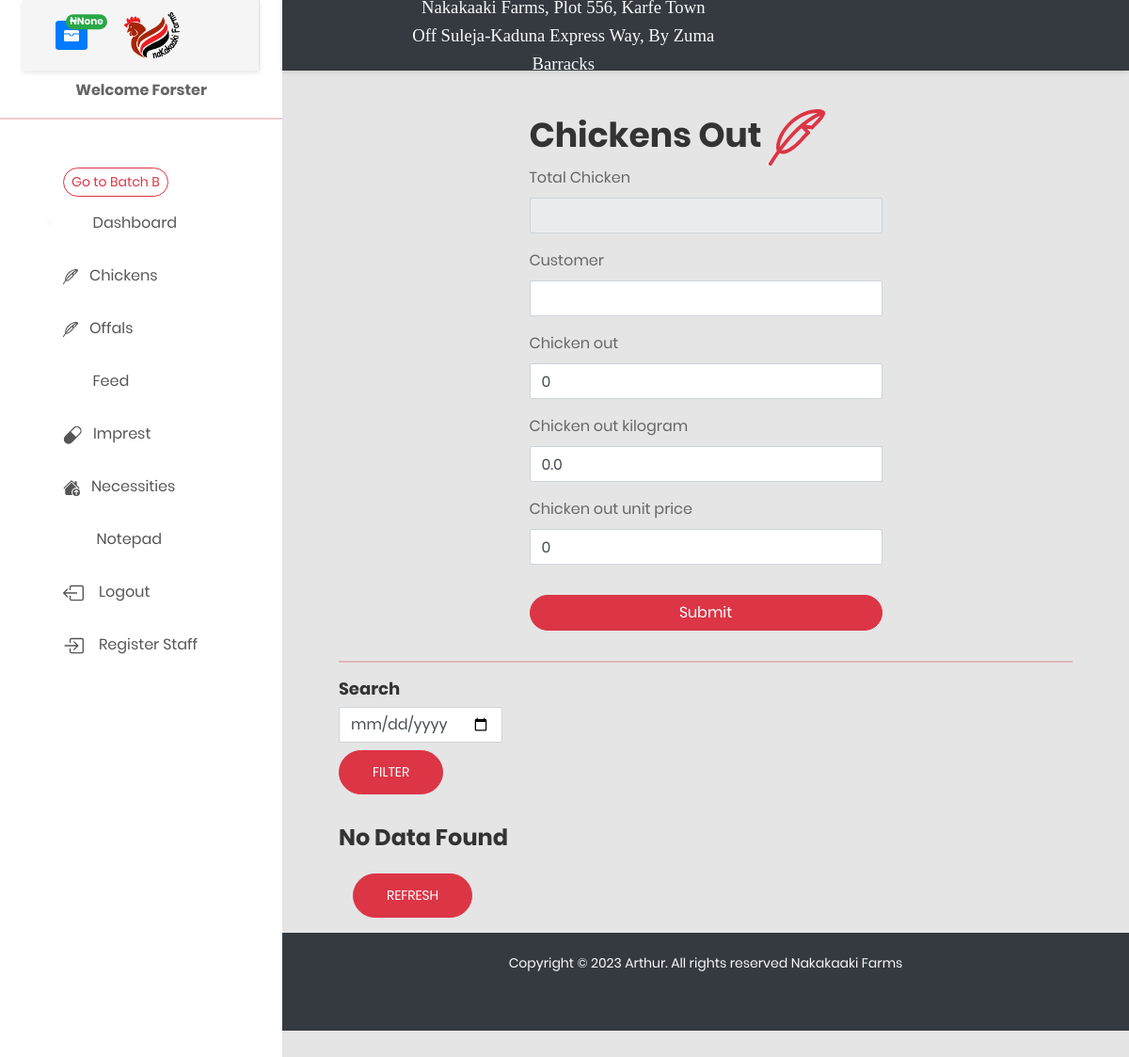
The page /chickens_out/ (signed in) on the database as committed earlier.
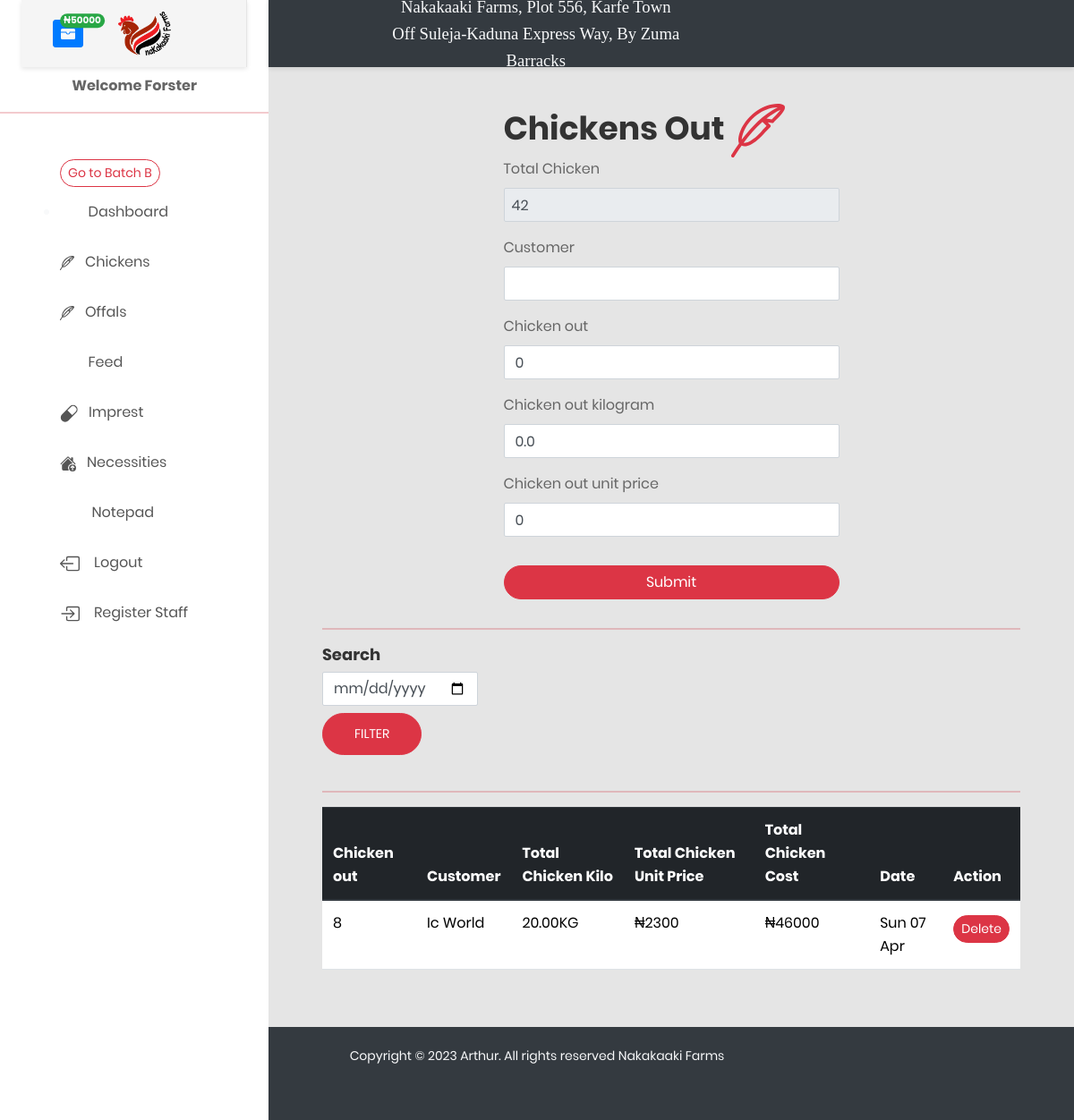
The same page on the database as committed later.
### poultry/models.py (models this page shows)
class ChickenFigures(models.Model):
    user = models.ForeignKey(User, on_delete=models.DO_NOTHING, null=True, blank=True)
    customer_rank = models.CharField(max_length=100, null=True, blank=True,)
    customer = models.CharField(max_length=100, null=True, blank=True,)
    chicken_in = models.IntegerField(default=0, null=True, blank=True)
    chicken_out = models.IntegerField(default=0, null=True, blank=True)
    chicken_mortality = models.IntegerField(default=0, null=True, blank=True)
    chicken_slaughtered = models.IntegerField(default=0, null=True, blank=True)
    chicken_out_kilogram = models.DecimalField(default=0.0, decimal_places=2, max_digits=6, null=True, blank=True)
    chicken_out_unit_price = models.IntegerField(default=0, null=True, blank=True)
    chicken_out_total_cost = models.IntegerField(default=0, null=True, blank=True)
    total_chicken = models.IntegerField(null=True, blank=True, default=0)
    date = models.DateTimeField(auto_now_add=True)

### poultry/views.py (the view)
# urls.py: path('chickens_out/', views.chickens_out, name='chickens_out'),
def chickens_out(request):
    if not request.user.is_authenticated:
        messages.error(request, ' Please Login to Continue')
        return redirect('login')
    imprest = Imprest.objects.values_list('total_imprest', flat=True).last()
    overview = ChickenFigures.objects.all().order_by('-date')
    total_chicken_num = ChickenFigures.objects.values_list('total_chicken', flat=True).last()
    chicken_out_total_cost_num = ChickenFigures.objects.values_list('chicken_out_total_cost', flat=True).last()
    print(chicken_out_total_cost_num)
    chicken_in_calculate = ChickenFigures.objects.aggregate(cal=Sum('chicken_in'))
    total2 = ColdRoomIn.objects.values_list('total_coldroom', flat=True).last()
    date = ''
    queryset = ''
    if request.method == 'GET':
        date = request.GET.get('date')
        print(date)
        if date:
            queryset = ChickenFigures.objects.filter(date__icontains=date)
            print(queryset)
        else:
            date = None
            queryset = ChickenFigures.objects.all()
    if request.method == 'POST':
        form = ChickenOutForm(request.POST)
        if form.is_valid():
            customer1 = form.cleaned_data['customer']
            instance = form.save(commit=False)
            if instance.chicken_out_kilogram > 0 and instance.chicken_out_unit_price > 0 and instance.chicken_out > 0 and instance.customer is not None and instance.total_chicken is not None:
                if instance.chicken_out < total_chicken_num:
                    total_chicken_num -= instance.chicken_out
                    chicken_out_total_cost_num = instance.chicken_out_kilogram * instance.chicken_out_unit_price
                    tot1 = ChickenFigures(total_chicken=total_chicken_num, chicken_out=instance.chicken_out,
                                      chicken_out_total_cost=chicken_out_total_cost_num,
                                      chicken_out_kilogram=instance.chicken_out_kilogram,
                                      chicken_out_unit_price=instance.chicken_out_unit_price, customer=instance.customer, customer_rank=customer1)
                    tot2 = CustomerRank(customer_rk=customer1)
                    tot2.save()
                    tot1.save()
                    messages.success(request, f'Total cost of chickens out is ₦{chicken_out_total_cost_num}')
                    return redirect('.')
                if instance.chicken_out == 1 and total_chicken_num >= instance.chicken_out:
                    messages.error(request, f'{instance.chicken_out} Chicken has been taken out.')
                    return redirect('.')
                elif 1 <= instance.chicken_out <= total_chicken_num:
                    messages.error(request, f'{instance.chicken_out} Chickens have been taken out.')
                    return redirect('.')
                else:
                    messages.error(request, 'Error in operation, please confirm number chickens in poultry')
                    return redirect('.')
    else:
        form = ChickenOutForm()
    context = {
        'form': form,
        'total_chicken_num': total_chicken_num,
        'chicken_out_total_cost_num': chicken_out_total_cost_num,
        'overview': overview,
        'queryset': queryset,
        'date': date,
        'imprest': imprest
    }
    return render(request, 'poultry/chickens_out.html', context)

### poultry/forms.py
class ChickenOutForm(forms.ModelForm):
    class Meta:
        model = ChickenFigures
        fields = ('customer', 'chicken_out', 'chicken_out_kilogram', 'chicken_out_unit_price',)

### poultry/templates/poultry/chickens_out.html (shortened to what the changed rows need)
{%extends 'poultry/base.html'%}
{%load crispy_forms_tags%}
{%block content%}
                    <div class="container-fluid">
                        <div class="row">
                            <div class="col-6 offset-3">
                              {%if total_chicken_num == 0 or total_chicken_num < 0%}
                                <div class="alert alert-danger">There are no Chickens Available</div>
                              {%else%}
                                <h1>Chickens Out
                                </h1>
                                <form method="post">
                                    <label>Total Chicken</label>
                                <div class="form-group">
                                    <input
                                     value="{{total_chicken_num}}"
                                    type="number"
                                    class="form-control p-2 mb-3"
                                    name="chicks"
                                    readonly
                                    />
                            </div>
                                     {{form|crispy}}
                                    <div class="d-grid">
                                    <button type="submit" class="btn btn-danger btn-block rounded-pill my-3">Submit</button>
                                        </div>
                                </form>
                            </div>
                                </div>
<div class="row">
  <div class="col-md-12 offset">
                                 <hr class="text-danger">
       <form method="get" class="d-flex align-self-right">
          <div class="form-group">
           <label for="date"><h4>Search</h4></label>
            <input type="date" class="form-control" name="date"  id="date" required>
            <div>
            <button type="submit" class="btn au-btn btn-sm btn-danger rounded-pill my-2">filter</button>
             </div>
               </div>
            </form>
  {%if queryset and date%}
   <table class="table">
  <thead class="thead-dark">
    <tr>
      <th scope="col">Chicken out</th>
        <th scope="col">Customer</th>
        <th scope="col">Total Chicken Kilo</th>
        <th scope="col">Total Chicken Unit Price</th>
        <th scope="col">Total Chicken Cost</th>
        <th scope="col">Date</th>
        <th scope="col">Action</th>
    </tr>
  <hr class="text-danger">
  </thead>
  <tbody>
   {%for rows in queryset%}
    <tr>
       <td>{{rows.chicken_out}}</td>
       <td>{{rows.customer|title}}</td>
       <td>{{rows.chicken_out_kilogram}}KG</td>
        <td>₦{{rows.chicken_out_unit_price}}</td>
        <td>₦{{rows.chicken_out_total_cost}}</td>
        <td>{{rows.date|date:"D d M Y"}}</td>
    </tr>
    {%endfor%}
  </tbody>
</table>
</div>
     <div class="col-md-4">
   <div class="overview-wrap">
      <h2 class="title-1"></h2>
 </div>
    </div>
<div>
      <a href="{%url 'chickens_out'%}" class="btn au-btn btn-sm btn-danger rounded-pill my-3">Refresh</a>
</div>
  </div>
      {%elif queryset.count == 0%}
   <h3 class="my-2">No Data Found</h3>
<div class="col-md-2">
      <a href="{%url 'chickens_out'%}" class="btn au-btn btn-sm btn-danger rounded-pill my-3">Refresh</a>
</div>
{%else%}
   <table class="table">
  <thead class="thead-dark">
    <tr>
      <th scope="col">Chicken out</th>
        <th scope="col">Customer</th>
        <th scope="col">Total Chicken Kilo</th>
        <th scope="col">Total Chicken Unit Price</th>
        <th scope="col">Total Chicken Cost</th>
        <th scope="col">Date</th>
        <th scope="col">Action</th>
    </tr>
  <hr class="text-danger">
  </thead>
  <tbody>
  {%for rows in overview%}
        {%if rows.chicken_out == 0%}
       {{rows.is_hidden}}
        {%else%}
            <td>{{rows.chicken_out}}</td>
        {%endif%}
        {%if rows.chicken_out == 0%}
        {{rows.is_hidden}}
        {%else%}
            <td>{{rows.customer|title}}</td>
        {%endif%}
        {%if rows.chicken_out == 0%}
        {{rows.is_hidden}}
        {%else%}
            <td>{{rows.chicken_out_kilogram}}KG</td>
        {%endif%}
         {%if rows.chicken_out == 0%}
        {{rows.is_hidden}}
        {%else%}
            <td>₦{{rows.chicken_out_unit_price}}</td>
        {%endif%}
        {%if rows.chicken_out == 0%}
        {{rows.is_hidden}}
        {%else%}
            <td>₦{{rows.chicken_out_total_cost}}</td>
        {%endif%}
        {%if rows.chicken_out == 0%}
        {{rows.is_hidden}}
        {%else%}
            <td>{{rows.date|date:"D d M"}}</td>
        {%endif%}
        {%if rows.chicken_out == 0%}
        {{rows.is_hidden}}
        {%else%}
        {%if user.is_superuser%}
            <td><a href="{%url 'delete_chicken' rows.id%}" class="btn btn-sm btn-danger rounded-pill my-1">Delete</a></td>
        {%endif%}
        {%endif%}
    {%endfor%}
  </tbody>
</table>
</div>
 </div>
    </div>
</div>
  </div>
{%endif%}
{%endif%}
{%endblock%}

### poultry/templates/poultry/base.html (shortened to what the changed rows need)
<!DOCTYPE html>
<html lang="en">
<head>
    <link href="https://cdn.jsdelivr.net/npm/bootstrap@5.1.3/dist/css/bootstrap.min.css" rel="stylesheet">
    <link rel="stylesheet" href="https://stackpath.bootstrapcdn.com/bootstrap/4.5.2/css/bootstrap.min.css">
    <link href="/static/css/font-face.css" rel="stylesheet" media="all">
    <link href="/static/vendor/font-awesome-4.7/css/font-awesome.min.css" rel="stylesheet" media="all">
    <link href="/static/vendor/font-awesome-5/css/fontawesome-all.min.css" rel="stylesheet" media="all">
    <link href="/static/vendor/mdi-font/css/material-design-iconic-font.min.css" rel="stylesheet" media="all">
    <link href="/static/vendor/bootstrap-4.1/bootstrap.min.css" rel="stylesheet" media="all">
    <link href="/static/vendor/animsition/animsition.min.css" rel="stylesheet" media="all">
    <link href="/static/vendor/bootstrap-progressbar/bootstrap-progressbar-3.3.4.min.css" rel="stylesheet" media="all">
    <link href="/static/vendor/wow/animate.css" rel="stylesheet" media="all">
    <link href="/static/vendor/css-hamburgers/hamburgers.min.css" rel="stylesheet" media="all">
    <link href="/static/vendor/slick/slick.css" rel="stylesheet" media="all">
    <link href="/static/vendor/select2/select2.min.css" rel="stylesheet" media="all">
    <link href="/static/vendor/perfect-scrollbar/perfect-scrollbar.css" rel="stylesheet" media="all">
    <link rel="stylesheet" href="https://maxcdn.bootstrapcdn.com/bootstrap/4.0.0/css/bootstrap.min.css">
    <link href="/static/css/theme.css" rel="stylesheet" media="all">
</head>
<body class="animsition">
    <div class="page-wrapper">
        <aside class="menu-sidebar d-none d-lg-block">
            <div class="logo mx-4">
                  {%if imprest < 5000%}
                                                        <button type="button" class="btn btn-primary btn-sm position-relative float-left">
                                                          <svg xmlns="http://www.w3.org/2000/svg" width="16" height="16" fill="currentColor" class="bi bi-wallet-fill text-light" viewBox="0 0 16 16">
                                                          <path d="M1.5 2A1.5 1.5 0 0 0 0 3.5v2h6a.5.5 0 0 1 .5.5c0 .253.08.644.306.958.207.288.557.542 1.194.542.637 0 .987-.254 1.194-.542.226-.314.306-.705.306-.958a.5.5 0 0 1 .5-.5h6v-2A1.5 1.5 0 0 0 14.5 2z"/>
                                                          <path d="M16 6.5h-5.551a2.678 2.678 0 0 1-.443 1.042C9.613 8.088 8.963 8.5 8 8.5c-.963 0-1.613-.412-2.006-.958A2.679 2.679 0 0 1 5.551 6.5H0v6A1.5 1.5 0 0 0 1.5 14h13a1.5 1.5 0 0 0 1.5-1.5z"/>
                                                        </svg>
                                                          <span class="position-absolute top-0 start-100 translate-middle badge rounded-pill bg-danger">
                                                            <p class="text-light" data-toggle="tooltip" data-placement="top" title="Imprest Balance"> ₦{{imprest}}</p>
                                                            <span class="visually-hidden">unread messages</span>
                                                          </span>
                                                        </button>
                                                        {%else%}
                                                        <button type="button" class="btn btn-primary btn-sm position-relative float-left">
                                                          <span class="position-absolute top-0 start-100 translate-middle badge rounded-pill bg-success text-light">
                                                            <p class="text-light" data-toggle="tooltip" data-placement="top" title="Imprest Balance"> ₦{{imprest}}</p>
                                                          </span>
                                                        </button>
                                                        {%endif%}
            </div>
        </aside>
        <div class="page-container">
 <div class="main-content">
                <div class="section__content section__content--p30">
                    <div class="container-fluid">
                        <div class="row my-auto">
                            <div class="col-12">
                                <div class="overview-wrap">
        {%block content%}
           {%endblock%}
</div>
  </div>
</div>
                            </div>
                        </div>
                    </div>
                </div>
 </div>
                    </div>
                </div>
            </div>
</body>
</html>

Rows that differ between the two databases and show on the page:
added ChickenFigures: chicken_out "8", customer "Ic World", chicken_out_kilogram "20.00", chicken_out_unit_price "2300", chicken_out_total_cost "46000", date "Sun 07 Apr", shows "Delete"
Other text that changed with them:
{{ imprest }}: "None" → "50000"
form field chicks: (not shown) → "42"
text no longer shown: "No Data Found REFRESH"
text now shown: "Chicken out Customer Total Chicken Kilo Total Chicken Unit Price Total Chicken Cost Date Action"
